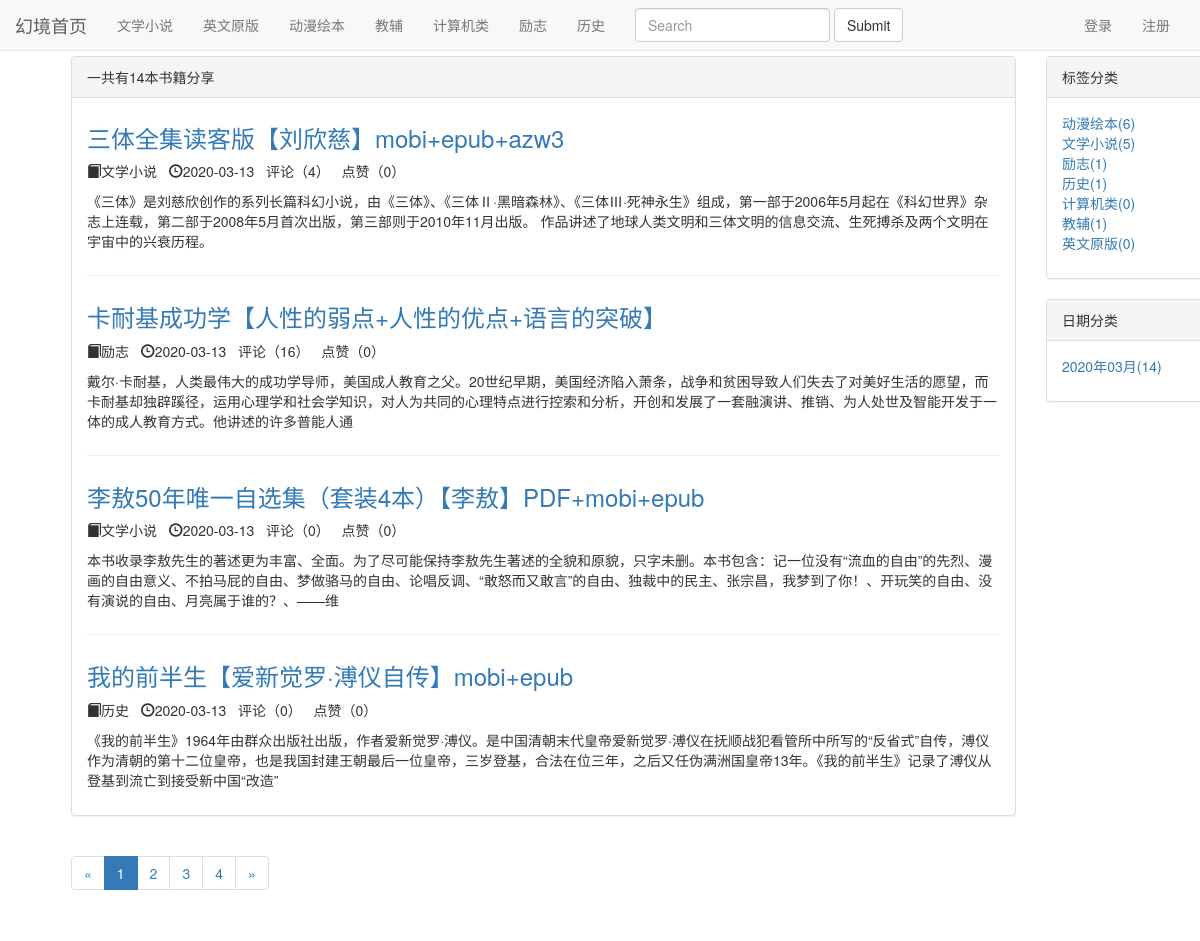
The page / on the database its author committed.
### blog/models.py (models this page shows, shortened)
class Blog(models.Model):
    title = models.CharField(max_length=50)
    blog_type = models.ForeignKey(BlogType, on_delete=models.CASCADE)
    content = RichTextUploadingField()
    author = models.ForeignKey(User, on_delete=models.CASCADE)
    created_time = models.DateTimeField(auto_now_add=True)
    last_updated_time = models.DateTimeField(auto_now=True)
    class Meta:
        ordering = ['-created_time']

class BlogType(models.Model):
    type_name = models.CharField(max_length=15)
    def __str__(self):
        return self.type_name

### likes/models.py (models this page shows)
class LikeCount(models.Model):
    content_type = models.ForeignKey(ContentType, on_delete=models.CASCADE)
    object_id = models.PositiveIntegerField()
    content_object = GenericForeignKey('content_type', 'object_id')
    liked_num = models.IntegerField(default=0)

### blog/views.py (the view)
# urls.py: path('', views.blog_list, name='blog_list'),
def blog_list(request):
    blogs_all_list = Blog.objects.all()
    context = get_blog_list_common_date(request, blogs_all_list)
    return render(request,'blog/blog_list.html', context)

### user/forms.py (shortened to what this page needs)
class LoginForm(forms.Form):
    username = forms.CharField(label='用户名',
                                widget=forms.TextInput(attrs={'class':'form-control', 'placeholder':'请输入用户名'}))
    password = forms.CharField(label='密码',
                                widget=forms.PasswordInput(attrs={'class':'form-control', 'placeholder':'请输入密码'}))

### comment/templatetags/comment_tags.py (called while the page is built)
@register.simple_tag
def  get_comment_count(obj):
    content_type = ContentType.objects.get_for_model(obj)
    return Comment.objects.filter(content_type=content_type, object_id=obj.pk).count()

### likes/templatetags/likes_tags.py (called while the page is built)
@register.simple_tag
def get_like_count(obj):
    content_type = ContentType.objects.get_for_model(obj)
    like_count, created = LikeCount.objects.get_or_create(content_type=content_type, object_id=obj.pk)
    return like_count.liked_num

### user/context_processors.py (called while the page is built)
def login_modal_form(request):
    return {'login_modal_form': LoginForm()}

### blog/templates/blog/blog_list.html (shortened to what this page needs)
{% extends 'base.html' %}
{% load staticfiles %}
{% load comment_tags %}
{% load likes_tags %}
{% block header_extends %}
    <link rel="stylesheet" href="{% static 'blog.css' %}">
{% endblock %}
{% block content %}
    <div class="container">
        <div class="row">
            <div class="col-xs-12 col-sm-8 col-md-9 col-lg-10">
                <div class="panel panel-default">
                    <div class="panel-heading">{% block blog_box_titile %}一共有{{ page_of_blogs.paginator.count }}本书籍分享{% endblock %}</div>
                    <div class="panel-body">
                        {% for blog in blogs %}
                            <div class="blog-box">
                                <h3><a href="{% url 'blog_detail' blog.pk %}">{{ blog.title }}</a></h3>
                                <p class="blog-info">
                                    <span class="glyphicon glyphicon-book" aria-hidden="true"></span>{{ blog.blog_type }}&nbsp;&nbsp;
                                    <span class="glyphicon glyphicon-time" aria-hidden="true"></span>{{ blog.created_time|date:"Y-m-d" }}&nbsp;&nbsp;
                                    评论（{% get_comment_count blog %}）&nbsp;&nbsp;
                                    点赞（{% get_like_count blog %}）
                                </p>
                                <p>{{ blog.content|truncatechars:150 }}</p>
                            </div>
                        {% empty %}
                            <div class="blog-box">
                                <h3>-- 暂无分享，敬请期待 --</h3>
                            </div>
                        {% endfor %}
                    </div>
                </div>
                <div>
                    <div class="paginator">
                        <ul class="pagination">
                            <li>
                                {% if page_of_blogs.has_previous %}
                                    <a href="?page={{ page_of_blogs.previous_page_number}}" aria-label="Previous">
                                        <span aria-hidden="true">&laquo;</span>
                                    </a>
                                {% else %}
                                    <span aria-hidden="true">&laquo;</span>
                                {% endif %}
                            </li>
                            {% for page_num in page_range %}
                                {% if page_num == page_of_blogs.number %}
                                    <li class="active"><span>{{ page_num }}</span></li>
                                {% else %}
                                    {% if page_num == '...' %}
                                        <li><span>{{ page_num }}</span></li>
                                    {% else %}
                                        <li><a href="?page={{page_num}}">{{ page_num }}</a></li>
                                    {% endif %}
                                {% endif %}
                            {% endfor %}
                            <li>
                                {% if page_of_blogs.has_next %}
                                    <a href="?page={{ page_of_blogs.next_page_number }}" aria-label="Next">
                                        <span aria-hidden="true">&raquo;</span>
                                    </a>
                                {% else %}
                                    <span aria-hidden="true">&raquo;</span>
                                {% endif %}
                            </li>
                        </ul>
                    </div>
                </div>
            </div>
            <div class="hidden-xs col-sm-4 col-md-3 col-lg-2">
                <div class="panel panel-default">
                    <div class="panel-heading">标签分类</div>
                    <div class="panel-body">
                        <ul class="blog-lables">
                            {% for blog_type in blog_types %}
                                <li><a href="{% url 'blogs_with_type' blog_type.pk %}">{{ blog_type.type_name }}({{ blog_type.blog_count }})</a></li>
                            {% empty %}
                            <li>暂无</li>
                            {% endfor %}
                        </ul>
                    </div>
                </div>
                <div class="panel panel-default">
                    <div class="panel-heading">日期分类</div>
                    <div class="panel-body">
                        <ul>
                            {% for blog_date, blog_count in blog_dates.items %}
                                <li>
                                    <a href="{% url 'blogs_with_date' blog_date.year blog_date.month %}">{{ blog_date|date:"Y年m月"}}({{ blog_count }})</a>
                                </li>
                            {% endfor %}
                        </ul>
                    </div>
                </div>
            </div>
        </div>
    </div>
{% endblock %}

### templates/base.html (shortened to what this page needs)
{% load staticfiles %}
<!DOCTYPE html>
<html lang="zh-CN">
<head>
    <link rel="stylesheet" href="{% static 'base.css' %}">
    <link rel="stylesheet" href="{% static 'bootstrap-3.3.7/css/bootstrap.min.css' %}">
    {% block header_extends %}{% endblock %}
</head>
<body>
    <div class="navbar navbar-default navbar-fixed-top" role="navigation">
        <div class="container-fluid">
            <div class="navbar-header">
                <a class="navbar-brand" href="{% url 'home' %}">幻境首页</a>
            </div>
            <div class="collapse navbar-collapse" id="bs-example-navbar-collapse-1">
                <ul class="nav navbar-nav">
                    <li class="{% block nav_novels_activate %}{% endblock %}"><a href="">文学小说</a></li>
                    <li class="{% block nav_english_activate %}{% endblock %}"><a href="">英文原版</a></li>
                    <li class=""><a href="">动漫绘本</a></li>
                    <li class="{% block nav_reference_activate %}{% endblock %}"><a href="">教辅</a></li>
                    <li><a href="">计算机类</a></li>
                    <li><a href="">励志</a></li>
                    <li><a href="">历史</a></li>
                </ul>
                <form class="navbar-form navbar-left">
                    <div class="form-group">
                        <input type="text" class="form-control" placeholder="Search">
                    </div>
                    <button type="submit" class="btn btn-default">Submit</button>
                </form>
                <ul class="nav navbar-nav navbar-right">
                    {% if not user.is_authenticated %}
                        <li>
                            <a href="{% url 'login' %}?from={{ request.get_full_path }}">登录</a>
                        </li>
                        <li>
                            <a href="{% url 'register' %}?from={{ request.get_full_path }}">注册</a>
                        </li>
                    {% endif %}
                </ul>
            </div>
        </div>
    </div>
    {% block content %}{% endblock %}
</body>
</html>

### static/base.css (style rules this page uses)
* { padding: 0; margin: 0; }
body { padding: 56px; }
ul { list-style-type:none!important; }
ul.navbar-right { margin-right: 0; }

### static/blog.css (style rules this page uses)
ul.blog-lables { list-style-type: none; }
div.blog-box:not(:last-child) { margin-bottom: 2em; padding-bottom: 1em; border-bottom: 1px solid #eee; }
div.blog-box h3 { margin-top: 0.5em; }

### rows shown on the page
Blog: title "三体全集读客版【刘欣慈】mobi+epub+azw3", blog_type "文学小说", created_time "2020-03-13", id.liked_num "0", content "《三体》是刘慈欣创作的系列长篇科幻小说，由《三体》、《三体Ⅱ·黑暗森林》、《三体Ⅲ·死神永生》组成，第一部于2006年5月起在《科幻世界》杂志上连载，第二部于2008年5月首次出版，第三部则于2010年11月出版。 作品讲述了地球人类文明和三体文明的信息交流、生死搏杀及两个文明在宇宙中的兴衰历程。"
Blog: title "卡耐基成功学【人性的弱点+人性的优点+语言的突破】", blog_type "励志", created_time "2020-03-13", id "16", id.liked_num "0", content "戴尔·卡耐基，人类最伟大的成功学导师，美国成人教育之父。20世纪早期，美国经济陷入萧条，战争和贫困导致人们失去了对美好生活的愿望，而卡耐基却独辟蹊径，运用心理学和社会学知识，对人为共同的心理特点进行控索和分析，开创和发展了一套融演讲、推销、为人处世及智能开发于一体的成人教育方式。他讲述的许多普能人通"
Blog: title "李敖50年唯一自选集（套装4本）【李敖】PDF+mobi+epub", blog_type "文学小说", created_time "2020-03-13", id "0", id.liked_num "0", content "本书收录李敖先生的著述更为丰富、全面。为了尽可能保持李敖先生著述的全貌和原貌，只字未删。本书包含：记一位没有“流血的自由”的先烈、漫画的自由意义、不拍马屁的自由、梦做骆马的自由、论唱反调、“敢怒而又敢言”的自由、独裁中的民主、张宗昌，我梦到了你！、开玩笑的自由、没有演说的自由、月亮属于谁的？、——维"
Blog: title "我的前半生【爱新觉罗·溥仪自传】mobi+epub", blog_type "历史", created_time "2020-03-13", id "0", id.liked_num "0", content "《我的前半生》1964年由群众出版社出版，作者爱新觉罗·溥仪。是中国清朝末代皇帝爱新觉罗·溥仪在抚顺战犯看管所中所写的“反省式”自传，溥仪作为清朝的第十二位皇帝，也是我国封建王朝最后一位皇帝，三岁登基，合法在位三年，之后又任伪满洲国皇帝13年。《我的前半生》记录了溥仪从登基到流亡到接受新中国“改造”"
BlogType: type_name "动漫绘本", blog_count "6"
BlogType: type_name "文学小说", blog_count "5"
BlogType: type_name "励志", blog_count "1"
BlogType: type_name "历史", blog_count "1"
BlogType: type_name "计算机类", blog_count "0"
BlogType: type_name "教辅", blog_count "1"
BlogType: type_name "英文原版", blog_count "0"

### other values the page prints
{{ page_of_blogs.paginator.count }} "14"
{{ page_num }} "1"
{{ page_num }} "2" "3" "4"
{{ blog_date|date:"Y年m月" }} "2020年03月"
{{ blog_count }} "14"
